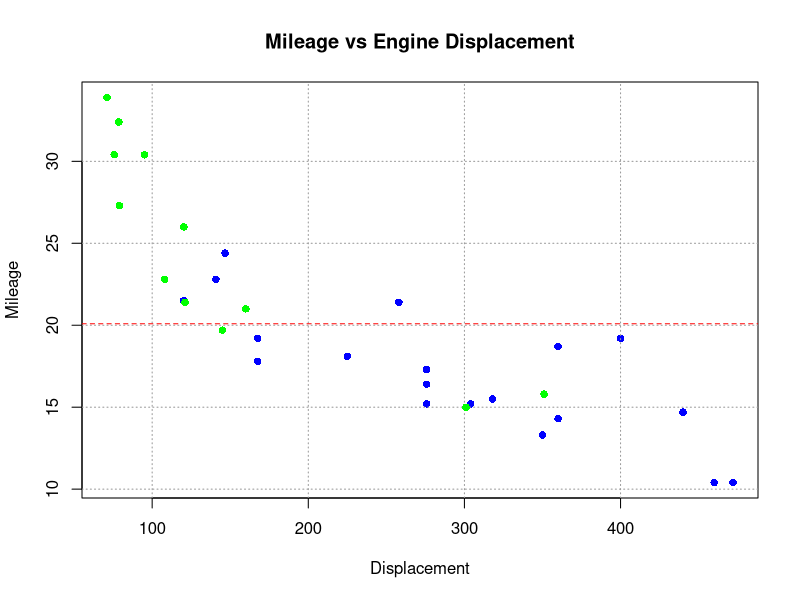

Recreate this plot in R.
plot(mtcars[,3],mtcars[,1],pch=16,col = "blue", xlab="Displacement",ylab="Mileage",main="Mileage vs Engine Displacement")
grid(col="grey60")
y = mean(mtcars[,1])
abline(h=y,col="red",lty=2)
datb = mtcars[mtcars$am== 1,]
points(datb[,3],datb[,1],pch=16,col = "green")
